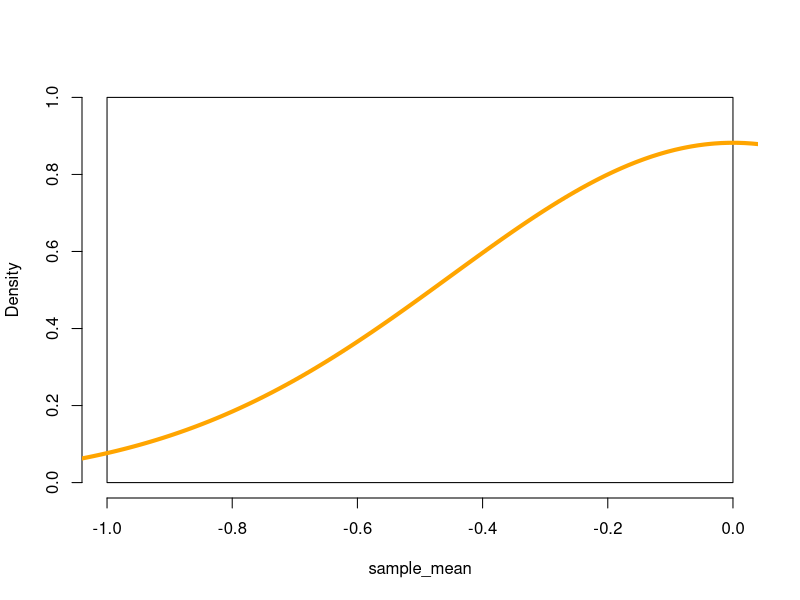

Here is the R script that generated this plot:
distrb<-function(type, N=1000, n=100, m=0, sd=1, p=0.33, lam=3){
  # Returns a random sample based on the named distribution
  
  xbar=numeric(N)
  if (type=='uniform') {
    for (i in 1:N) {
      x=runif(n); 
      xbar[i]=mean(x);
    }
  }
  
  if (type=='normal') {
    for (i in 1:N) {
      x=rnorm(n, m, sd); 
      xbar[i]=mean(x);
    }
  }
  
  if (type=='binomial') {
    for (i in 1:N) {
      x=rbinom(N,n,p); 
      xbar[i]=mean(x);
    }
  }
  
  if (type=='poisson') {
    for (i in 1:N) {
      x=rpois(n,lam); 
      xbar[i]=mean(x);
    }
  }
  return(xbar)
}

readinteger <- function()
{ 
  n <- readline(prompt="Enter an sample size: ")
  return(as.integer(n))
}

readstring <- function()
{ 
  n <- readline(prompt="Enter an distribution (choose from uniform/normal/binomial/poisson): ")
  return(n)
}

# Get user inputs
n1 <- readinteger()
distribution <- readstring()

# Obatin samples
sample_mean=distrb(distribution, n=n1)

# Plot histograms, and an overlay plot.
hist(sample_mean, probability = TRUE, col='white', main=distribution)
lines(density(sample_mean, adjust=2), col="orange", lwd=4)
